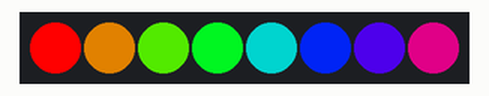
The program below on a simulated MicroPython board. Shown: 8 RGB LEDs in strip order, left to right.

Above: at 0.15 s.
At 4.68 s:
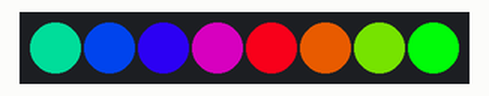
At 9.82 s:
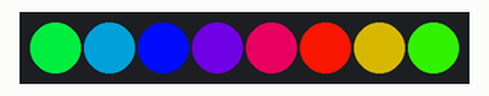
At 20.71 s:
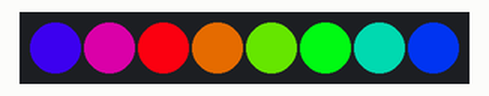
At 30.08 s:
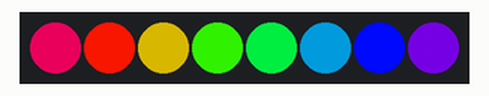
At 39.75 s:
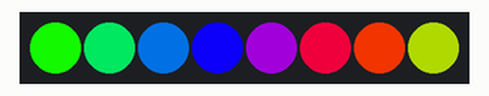
Timing chart, 0 to 40.0 s (numbered marks = the images above):
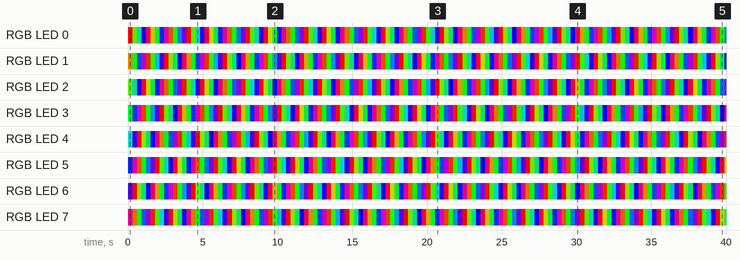

The program:

main.py
```python
from machine import Pin
import neopixel
import time
pin = Pin(2, Pin.OUT)
np = neopixel.NeoPixel(pin, 8)

brightness=1         #brightness: 0-1.0
red=0                  #red
green=0                #green
blue=0                 #blue


try:
    for i in range(0,255):
        for j in range(0,8):
            np[j]=(int(0),int(0),int(0))
            np.write()
        time.sleep_ms(2)
except Exception as e:
    print("error excepcion \n" + e)
```

boot.py
```python
from machine import Pin
import neopixel
import time
pin = Pin(2, Pin.OUT)
np = neopixel.NeoPixel(pin, 8)

brightness=1         #brightness: 0-1.0
red=0                  #red
green=0                #green
blue=0                 #blue

def wheel(pos):
    global red,green,blue
    WheelPos=pos%255
    if WheelPos<85:
        red=(255-WheelPos*3)
        green=(WheelPos*3)
        blue=0
    elif WheelPos>=85 and WheelPos<170:
        WheelPos -= 85;
        red=0
        green=(255-WheelPos*3)
        blue=(WheelPos*3)
    else :
        WheelPos -= 170;
        red=(WheelPos*3)
        green=0
        blue=(255-WheelPos*3)
try:
    while True:
        for i in range(0,255):
            for j in range(0,8):
                wheel(i+j*255//8)
                np[j]=(int(red*brightness),int(green*brightness),int(blue*brightness))
                np.write()
            time.sleep_ms(2)
except Exception as e:
    print("error excepcion \n" + e)
```

Measured:
- by itself, RGB LED 0: off → RGB(255, 0, 0) at 0.00 s, → RGB(78, 177, 0) 0.30 s later, → RGB(0, 156, 99) 0.30 s later, → RGB(21, 0, 234) 0.30 s later, … (133 changes in this stretch)
- by itself, RGB LED 7: off → RGB(159, 0, 96) at 0.00 s, → RGB(174, 81, 0) 0.30 s later, → RGB(0, 252, 3) 0.30 s later, → RGB(0, 75, 180) 0.30 s later, … (133 changes in this stretch)
